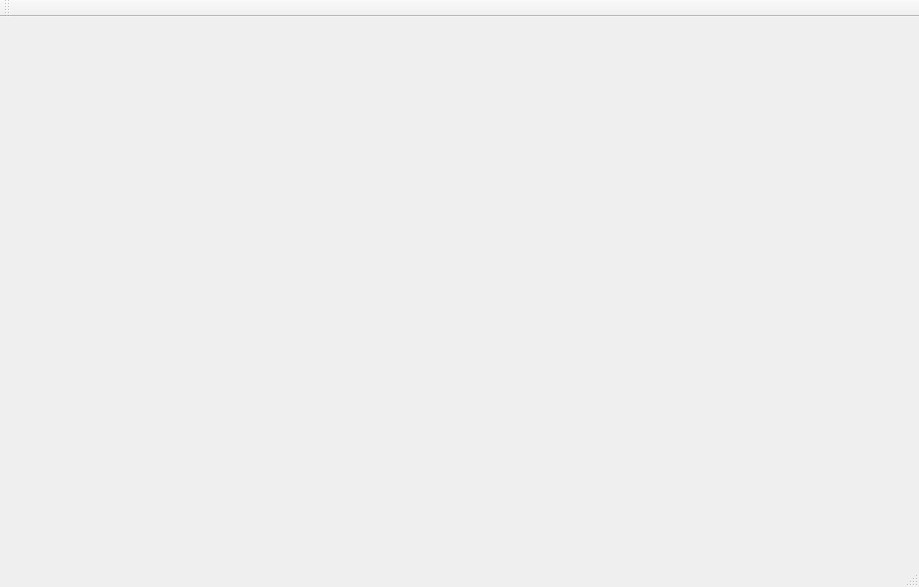
<?xml version="1.0" encoding="UTF-8"?>
<ui version="4.0">
 <class>MainWindow</class>
 <widget class="QMainWindow" name="MainWindow">
  <property name="geometry">
   <rect>
    <x>0</x>
    <y>0</y>
    <width>919</width>
    <height>587</height>
   </rect>
  </property>
  <property name="windowTitle">
   <string>MainWindow</string>
  </property>
  <widget class="QWidget" name="centralWidget"/>
  <widget class="QMenuBar" name="menuBar">
   <property name="geometry">
    <rect>
     <x>0</x>
     <y>0</y>
     <width>919</width>
     <height>23</height>
    </rect>
   </property>
  </widget>
  <widget class="QToolBar" name="mainToolBar">
   <attribute name="toolBarArea">
    <enum>TopToolBarArea</enum>
   </attribute>
   <attribute name="toolBarBreak">
    <bool>false</bool>
   </attribute>
  </widget>
  <widget class="QStatusBar" name="statusBar"/>
 </widget>
 <layoutdefault spacing="6" margin="11"/>
 <resources/>
 <connections/>
</ui>
